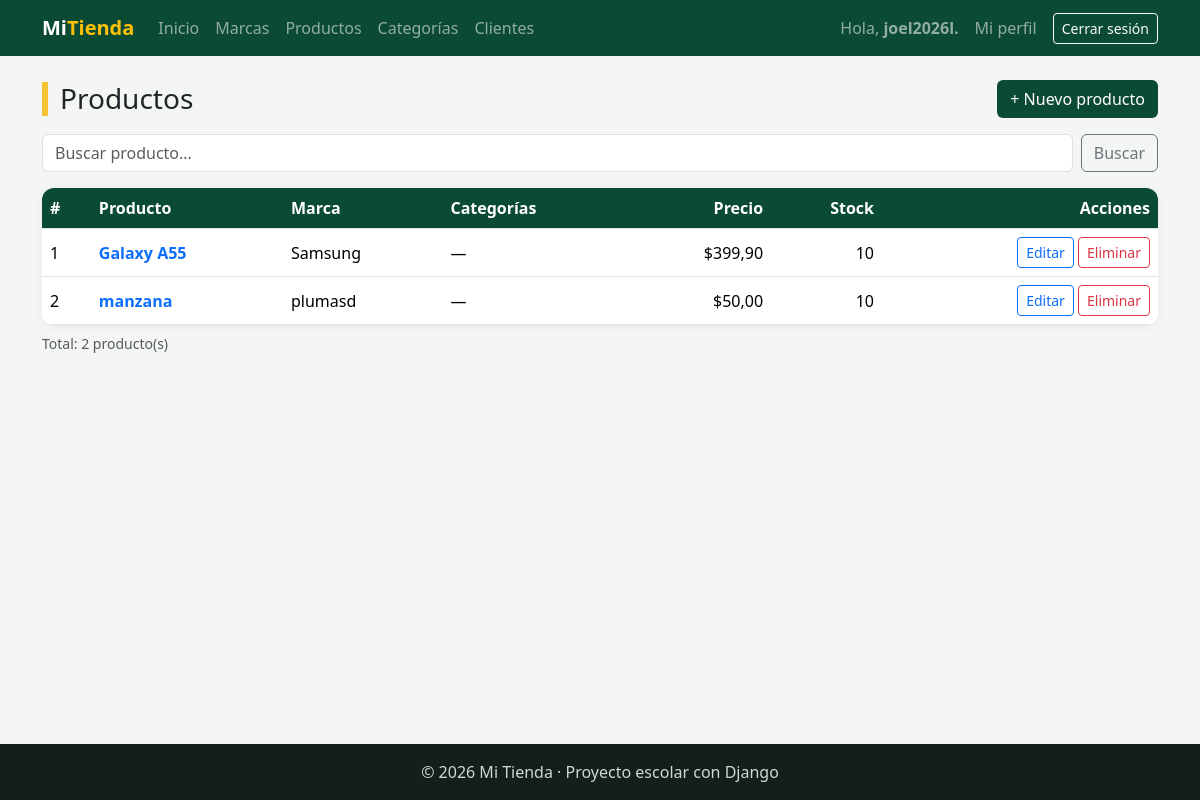
Page /facturacion/productos/ (signed in) on the earlier database version.
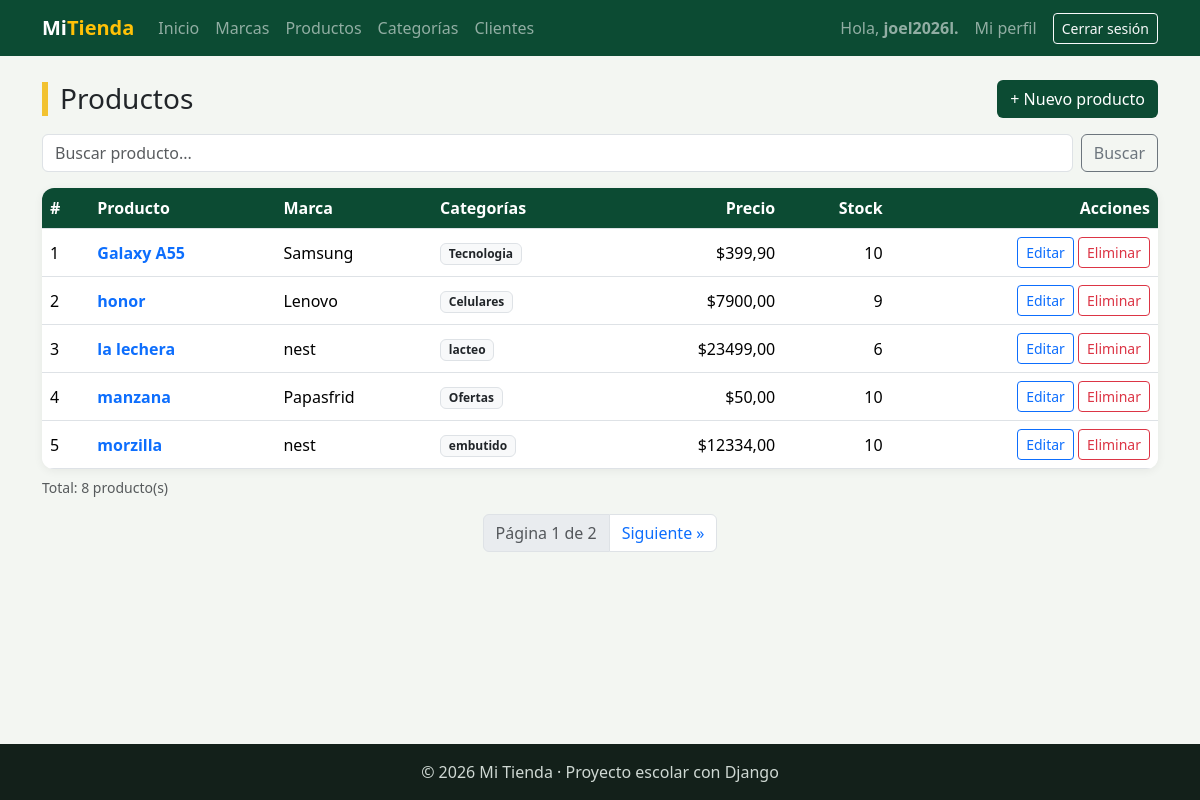
Same page on the later database version.
### facturacion/models.py (models this page shows, shortened)
class Producto(models.Model):
    nombre = models.CharField(max_length=100)
    descripcion = models.TextField("Descripción", blank=True)
    precio = models.DecimalField(                # DecimalField = número EXACTO con decimales (para dinero)
        max_digits=10,                           #   10 dígitos en total...
        decimal_places=2,                        #   ...de los cuales 2 son decimales → hasta 99 999 999.99
    )
    stock = models.PositiveIntegerField(default=0)   # Entero que no puede ser negativo
    marca = models.ForeignKey(
        Marca,                                   # ¿A qué modelo apunta? A Marca
        on_delete=models.PROTECT,                # ¿Qué pasa si borran la marca? PROTECT: no lo permite si tiene productos
        related_name="productos",                # Nombre del camino de vuelta: marca.productos.all()
    )
    categorias = models.ManyToManyField(
        Categoria,                               # ¿Con qué modelo? Con Categoria
        related_name="productos",                # Camino de vuelta: categoria.productos.all()
        blank=True,                              # Se puede guardar un producto sin categorías
    )                                            # Sin on_delete: si borras una categoría, solo se borran sus pares
    activo = models.BooleanField(default=True)
    fecha_creacion = models.DateTimeField(auto_now_add=True)   # auto_now_add: guarda la fecha y hora al CREAR (sola)
    class Meta:
        verbose_name = "Producto"
        verbose_name_plural = "Productos"
        ordering = ["nombre"]

class Marca(models.Model):
    nombre = models.CharField(max_length=60, unique=True)   # Nombre único: no se repite
    pais_origen = models.CharField(
        "País de origen",                        # 1er dato sin nombre = etiqueta bonita (verbose_name) para formularios
        max_length=60,
        blank=True,                              # opcional en el formulario
    )
    activo = models.BooleanField(default=True)   # Para "desactivar" en vez de borrar
    class Meta:
        verbose_name = "Marca"
        verbose_name_plural = "Marcas"
        ordering = ["nombre"]

class Categoria(models.Model):                   # Hereda de models.Model → Django la convierte en tabla
    nombre = models.CharField(                   # CharField = texto corto → columna VARCHAR
        max_length=60,                           #   máximo 60 letras (OBLIGATORIO en CharField)
        unique=True,                             #   no puede haber dos categorías con el mismo nombre
    )
    descripcion = models.TextField(blank=True)   # TextField = texto largo. blank=True: el formulario lo deja vacío
    activo = models.BooleanField(default=True)   # Verdadero/Falso. default: valor si no se indica otro
    class Meta:                                  # Meta = configuración de la TABLA (no son columnas)
        verbose_name = "Categoría"               #   nombre en singular (se ve en el admin y en errores)
        verbose_name_plural = "Categorías"       #   nombre en plural
        ordering = ["nombre"]                    #   orden por defecto de las consultas: A → Z

### facturacion/views.py (the view)
# urls.py: path("productos/", views.producto_lista, name="producto_lista"),   # /facturacion/productos/    path("productos/crear/", views.ProductoCreateView.as_view(), name="producto_crear"),
@login_required
def producto_lista(request):                               # READ: lista de productos con buscador y páginas
    q = request.GET.get("q", "")                           # 1. Texto del buscador: /productos/?q=laptop (si no hay, "")
    productos = (                                          # 2. Pedimos los productos a la base de datos
        Producto.objects
        .select_related("marca")                           #    1:N → trae la marca en la MISMA consulta (JOIN)
        .prefetch_related("categorias")                    #    N:M → trae todas las categorías en UNA consulta extra
    )                                                      #    Sin estas 2 líneas la tabla haría 2 consultas POR CADA producto
    if q:                                                  # 3. Si escribió algo en el buscador...
        productos = productos.filter(nombre__icontains=q)  #    ...dejamos solo los que contienen ese texto
    paginador = Paginator(productos, 5)                    # 4. Corta la lista de 5 en 5
    numero = request.GET.get("page")                       # 5. ¿Qué página pidió? /productos/?page=2 (si no hay, None)
    page_obj = paginador.get_page(numero)                  # 6. Esa página. Si piden ?page=abc da la 1; si piden ?page=99, la última
    contexto = {
        "titulo": "Productos",                             # → {{ titulo }}
        "page_obj": page_obj,                              # → {% for producto in page_obj %} (solo trae los 5 de esta página)
        "q": q,                                            # → para que el buscador no se borre
    }
    return render(request, "facturacion/producto_lista.html", contexto)                              # 4. Entregamos todo junto

### facturacion/templates/facturacion/producto_lista.html (shortened to what this page needs)
{% extends "base.html" %}
{% block contenido %}
<div class="d-flex justify-content-between align-items-center flex-wrap gap-2 mb-3">
    <h1 class="h3 titulo-pagina m-0">{{ titulo }}</h1>
    <a href="{% url 'facturacion:producto_crear' %}" class="btn btn-verde">+ Nuevo producto</a>
</div>
<form method="get" class="d-flex gap-2 mb-3">
    <input type="text" name="q" value="{{ q }}" class="form-control" placeholder="Buscar producto...">
    <button type="submit" class="btn btn-outline-secondary">Buscar</button>
</form>
<div class="tarjeta p-0 table-responsive">
    <table class="table table-hover align-middle m-0">
        <thead>
            <tr><th>#</th><th>Producto</th><th>Marca</th><th>Categorías</th><th class="text-end">Precio</th><th class="text-end">Stock</th><th class="text-end">Acciones</th></tr>
        </thead>
        <tbody>
            {% for producto in page_obj %}
            <tr>
                <td>{{ page_obj.start_index|add:forloop.counter0 }}</td>
                <td>
                    <a href="{% url 'facturacion:producto_detalle' producto.pk %}" class="fw-semibold text-decoration-none">{{ producto.nombre }}</a>
                </td>
                <td>{{ producto.marca.nombre }}</td>
                <td>
                    {% for categoria in producto.categorias.all %}
                        <span class="badge bg-light text-dark border">{{ categoria.nombre }}</span>
                    {% empty %}—{% endfor %}
                </td>
                <td class="text-end">${{ producto.precio }}</td>
                <td class="text-end">
                    {% if producto.stock < 5 %}
                        <span class="badge bg-danger">{{ producto.stock }}</span>
                    {% else %}
                        {{ producto.stock }}
                    {% endif %}
                </td>
                <td class="text-end text-nowrap">
                    <a href="{% url 'facturacion:producto_editar' producto.pk %}" class="btn btn-sm btn-outline-primary">Editar</a>
                    <a href="{% url 'facturacion:producto_eliminar' producto.pk %}" class="btn btn-sm btn-outline-danger">Eliminar</a>
                </td>
            </tr>
            {% empty %}
            <tr><td colspan="7" class="text-center text-muted py-4">No hay productos.</td></tr>
            {% endfor %}
        </tbody>
    </table>
</div>
<p class="text-muted small mt-2">Total: {{ page_obj.paginator.count }} producto(s)</p>
{% if page_obj.has_other_pages %}
<nav class="mt-3">
    <ul class="pagination justify-content-center">
        <li class="page-item disabled"><span class="page-link">Página {{ page_obj.number }} de {{ page_obj.paginator.num_pages }}</span></li>
        {% if page_obj.has_next %}
            <li class="page-item"><a class="page-link" href="?page={{ page_obj.next_page_number }}&q={{ q|urlencode }}">Siguiente »</a></li>
        {% endif %}
    </ul>
</nav>
{% endif %}
{% endblock %}

Differences in the rows shown:
shown differently, row unchanged: Producto "Galaxy A55": no longer shows "—"
added Categoria: nombre "Tecnologia", shown under Producto "Galaxy A55"
added Producto: start_index|add "2", nombre "honor", marca.nombre "Lenovo", precio "7900,00", stock "9"
now on this page (row unchanged): Categoria: nombre "Celulares", shown under "2"
added Producto: start_index|add "3", nombre "la lechera", marca.nombre "nest", precio "23499,00", stock "6"
now on this page (row unchanged): Categoria: nombre "lacteo", shown under "3"
changed Producto "manzana": gains Categoria (nombre "Ofertas"); start_index|add "2" → "4"; marca.nombre "plumasd" → "Papasfrid"; no longer shows "—"
added Producto: start_index|add "5", nombre "morzilla", marca.nombre "nest", precio "12334,00", stock "10"
now on this page (row unchanged): Categoria: nombre "embutido", shown under "5"
Other differences:
{{ page_obj.paginator.count }}: "2" → "8"
{{ page_obj.number }}: (not shown) → "1"
{{ page_obj.paginator.num_pages }}: (not shown) → "2"
text now shown: "Página de Siguiente »"
